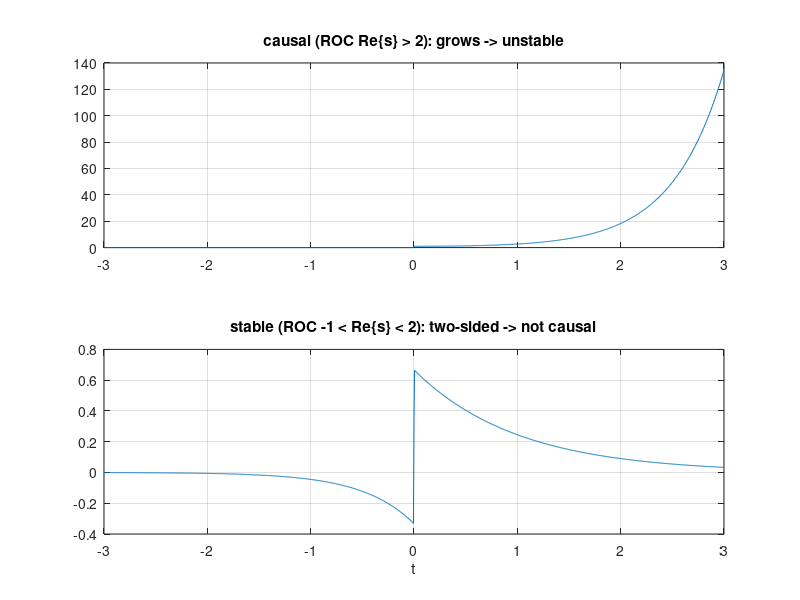
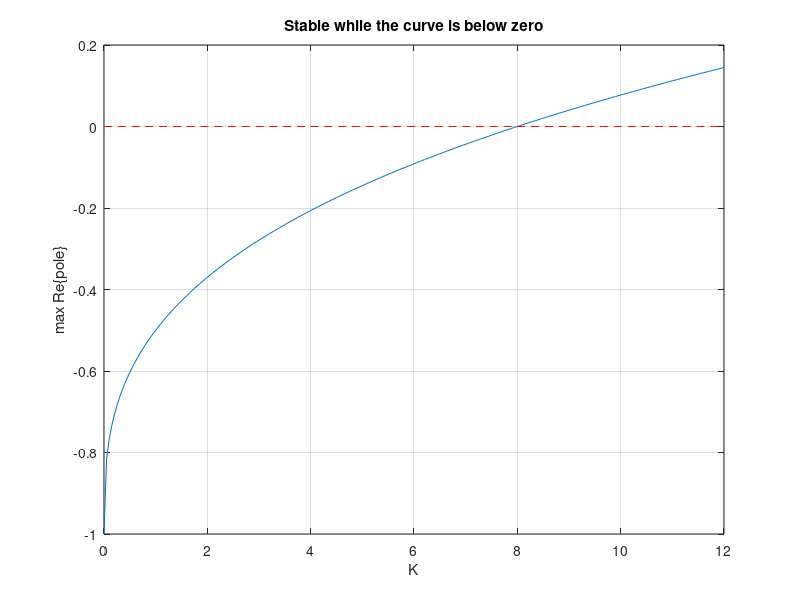

The MATLAB source for these figures, in order:
% Signals and Systems — The System Function: Causality, Stability, LCCDE
%title: Causality and Stability from the Poles
%ar-title: السببية والاستقرار من الأقطاب
%lesson: ss-ch5-5
%course: signals-systems

%% Partial fractions of H(s)
%ar: H = (s − 1)/((s + 1)(s − 2)) = (2/3)/(s + 1) + (1/3)/(s − 2).
[r, p] = residue([1 -1], conv([1 1], [1 -2]));
fprintf('%.4f / (s - (%g))\n', [r.'; p.'])
%check: abs(r(p == -1) - 2/3) < 1e-12 && abs(r(p == 2) - 1/3) < 1e-12

%% The three impulse responses
%ar: قطب في النصف الأيمن (2): إذا أردناه سببيًا ⇐ ينمو (غير مستقر). إذا أردناه مستقرًا ⇐ حده يصير يساريًا (غير سببي).
t = linspace(-3, 3, 1201); u = @(t) double(t >= 0);
hc = (2/3)*exp(-t).*u(t) + (1/3)*exp(2*t).*u(t);
hs = (2/3)*exp(-t).*u(t) - (1/3)*exp(2*t).*u(-t);
subplot(2,1,1); plot(t, hc); grid on; title('causal (ROC Re\{s\} > 2): grows -> unstable')
subplot(2,1,2); plot(t, hs); grid on; title('stable (ROC -1 < Re\{s\} < 2): two-sided -> not causal'); xlabel('t')
fprintf('integral of |h|: causal (to t = 10) %.1f, stable %.4f\n', integral(@(t) (2/3)*exp(-t) + (1/3)*exp(2*t), 0, 10), integral(@(t) (2/3)*exp(-t), 0, Inf) + integral(@(t) (1/3)*exp(2*t), -Inf, 0))

%% A causal system is stable if all poles are in the left half
%ar: قاعدة سريعة نكتبها دالة: سببي ومستقر ⇔ كل الأقطاب Re < 0. نختبر النظام وعكسه من مثال الدرس.
isStable = @(a) all(real(roots(a)) < 0);
fprintf('H = (s^2 + 2s - 3)/(s + 2): causal & stable? %d\n', isStable([1 2]))
fprintf('inverse (s + 2)/(s^2 + 2s - 3): causal & stable? %d (pole at %g)\n', isStable([1 2 -3]), max(roots([1 2 -3])))
%check: isStable([1 2]) && ~isStable([1 2 -3])

%%! Project idea: stability margin of a feedback design
%ar: مشروع تحكم: نظام بتغذية راجعة مقامه s³ + 3s² + 3s + 1 + K. ارسم الأقطاب لقيم K وجد أكبر K يبقى معه مستقرًا. هذا ما يعمله مهندس التحكم.
K = linspace(0, 12, 241); maxRe = arrayfun(@(k) max(real(roots([1 3 3 1 + k]))), K);
figure; plot(K, maxRe); grid on; hold on; plot(K, 0*K, 'r--'); hold off; xlabel('K'); ylabel('max Re\{pole\}'); title('Stable while the curve is below zero')
fprintf('largest stable K = %.2f (theory: 8)\n', K(find(maxRe < 0, 1, 'last')))
